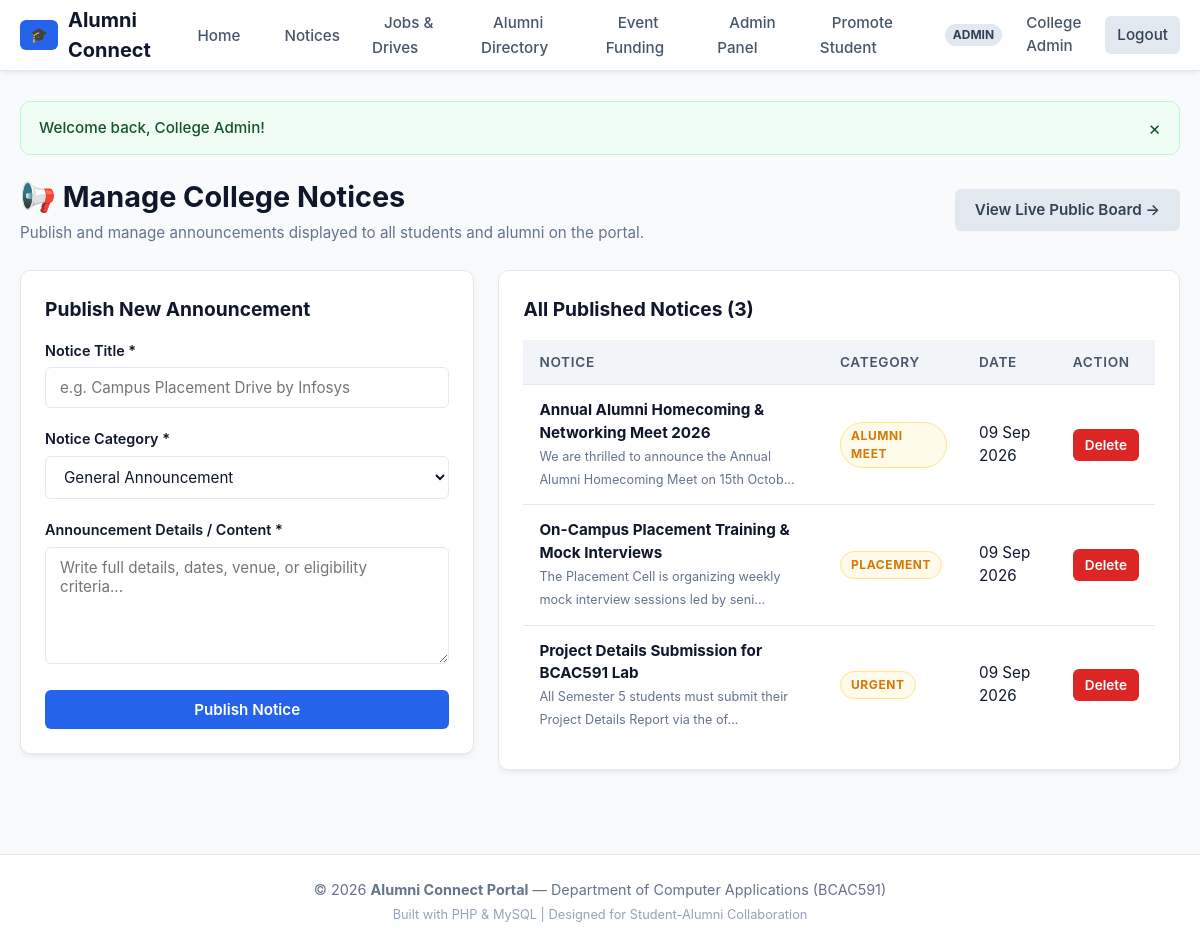
The page /admin/notices.php (signed in) on the database its author committed.
### tables this page shows
CREATE TABLE `notices` (
    `id` INT AUTO_INCREMENT PRIMARY KEY,
    `admin_id` INT NOT NULL,
    `title` VARCHAR(200) NOT NULL,
    `category` ENUM('General', 'Placement', 'Alumni Meet', 'Urgent') DEFAULT 'General',
    `content` TEXT NOT NULL,
    `created_at` TIMESTAMP DEFAULT CURRENT_TIMESTAMP,
    CONSTRAINT `fk_notices_admin` FOREIGN KEY (`admin_id`) REFERENCES `users` (`id`) ON DELETE CASCADE
);

### admin/notices.php (the view, shortened to what this page needs)
<?php
require_once __DIR__ . '/../config/db.php';
$notices = $pdo->query("SELECT n.*, u.name as admin_name FROM notices n JOIN users u ON n.admin_id = u.id ORDER BY n.created_at DESC")->fetchAll();
require_once __DIR__ . '/../includes/header.php';
?>
<div class="page-header">
    <div>
        <h1>📢 Manage College Notices</h1>
        <p>Publish and manage announcements displayed to all students and alumni on the portal.</p>
    </div>
    <div>
        <a href="<?= base_url('notices.php') ?>" class="btn btn-secondary" target="_blank">View Live Public Board &rarr;</a>
    </div>
</div>
<div style="display: grid; grid-template-columns: 1fr 1.5fr; gap: 24px; align-items: start;">
    <div class="card">
        <h2 class="card-title">Publish New Announcement</h2>
        <form method="POST" action="">
            <div class="form-group">
                <label class="form-label" for="title">Notice Title *</label>
                <input type="text" id="title" name="title" class="form-control" placeholder="e.g. Campus Placement Drive by Infosys" required>
            </div>
            <div class="form-group">
                <label class="form-label" for="category">Notice Category *</label>
                <select id="category" name="category" class="form-control" required>
                    <option value="General">General Announcement</option>
                </select>
            </div>
            <div class="form-group">
                <label class="form-label" for="content">Announcement Details / Content *</label>
                <textarea id="content" name="content" class="form-control" rows="5" placeholder="Write full details, dates, venue, or eligibility criteria..." required></textarea>
            </div>
            <button type="submit" class="btn btn-primary btn-block">Publish Notice</button>
        </form>
    </div>
    <div class="card">
        <h2 class="card-title">All Published Notices (<?= count($notices) ?>)</h2>
        <?php if (empty($notices)): ?>
            <p style="color: var(--text-muted);">No notices published yet.</p>
        <?php else: ?>
            <div class="table-responsive">
                <table class="table">
                    <thead>
                        <tr>
                            <th>Notice</th>
                            <th>Category</th>
                            <th>Date</th>
                            <th>Action</th>
                        </tr>
                    </thead>
                    <tbody>
                        <?php foreach ($notices as $n): ?>
                            <tr>
                                <td>
                                    <strong><?= e($n['title']) ?></strong><br>
                                    <small style="color: var(--text-muted);"><?= e(substr($n['content'], 0, 75)) ?>...</small>
                                </td>
                                <td>
                                    <span class="badge badge-pending"><?= e($n['category']) ?></span>
                                </td>
                                <td><?= format_date($n['created_at']) ?></td>
                                <td>
                                    <a href="<?= base_url('admin/notices.php?delete=' . $n['id']) ?>" class="btn btn-sm btn-danger" onclick="return confirm('Are you sure you want to delete this notice?');">Delete</a>
                                </td>
                            </tr>
                        <?php endforeach; ?>
                    </tbody>
                </table>
            </div>
        <?php endif; ?>
    </div>
</div>
<?php require_once __DIR__ . '/../includes/footer.php'; ?>

### assets/css/style.css (style rules this page uses)
:root { --primary: #2563eb; --primary-hover: #1d4ed8; --primary-light: #eff6ff; --secondary: #475569; --success: #16a34a; --success-light: #f0fdf4; --warning: #d97706; --warning-light: #fffbeb; --danger: #dc2626; --danger-light: #fef2f2; --bg: #f8fafc; --card-bg: #ffffff; --border: #e2e8f0; --text: #0f172a; --text-muted: #64748b; --radius: 10px; --shadow: 0 4px 6px -1px rgba(0, 0, 0, 0.05), 0 2px 4px -2px rgba(0, 0, 0, 0.05); --shadow-md: 0 10px 15px -3px rgba(0, 0, 0, 0.08), 0 4px 6px -4px rgba(0, 0, 0, 0.04); }
* { margin: 0; padding: 0; box-sizing: border-box; font-family: -apple-system, BlinkMacSystemFont, 'Segoe UI', Roboto, 'Helvetica Neue', Arial, sans-serif; }
body { background-color: var(--bg); color: var(--text); min-height: 100vh; display: flex; flex-direction: column; line-height: 1.5; }
a { color: var(--primary); text-decoration: none; transition: color 0.2s; }
.page-header { display: flex; justify-content: space-between; align-items: center; margin-bottom: 25px; flex-wrap: wrap; gap: 15px; }
.page-header h1 { font-size: 1.8rem; font-weight: 700; color: var(--text); }
.page-header p { color: var(--text-muted); font-size: 0.95rem; margin-top: 4px; }
.card { background: var(--card-bg); border: 1px solid var(--border); border-radius: var(--radius); padding: 24px; box-shadow: var(--shadow); margin-bottom: 24px; }
.card-title { font-size: 1.2rem; font-weight: 700; margin-bottom: 16px; color: var(--text); }
.btn { display: inline-flex; align-items: center; justify-content: center; gap: 8px; padding: 10px 20px; border-radius: 6px; font-size: 0.95rem; font-weight: 600; border: none; cursor: pointer; transition: all 0.2s; text-decoration: none; }
.btn-primary { background: var(--primary); color: white !important; }
.btn-secondary { background: #e2e8f0; color: #334155 !important; }
.btn-danger { background: var(--danger); color: white !important; }
.btn-sm { padding: 6px 12px; font-size: 0.85rem; }
.btn-block { width: 100%; }
.form-group { margin-bottom: 20px; }
.form-label { display: block; margin-bottom: 6px; font-weight: 600; font-size: 0.9rem; color: var(--text); }
.form-control { width: 100%; padding: 10px 14px; border: 1px solid var(--border); border-radius: 6px; font-size: 0.95rem; color: var(--text); background: #ffffff; transition: border-color 0.2s, box-shadow 0.2s; }
textarea.form-control { resize: vertical; min-height: 100px; }
.table-responsive { overflow-x: auto; }
.table { width: 100%; border-collapse: collapse; text-align: left; background: white; }
.table th { background: #f1f5f9; padding: 12px 16px; font-weight: 600; font-size: 0.85rem; color: var(--secondary); text-transform: uppercase; letter-spacing: 0.05em; border-bottom: 1px solid var(--border); }
.table td { padding: 14px 16px; border-bottom: 1px solid var(--border); font-size: 0.95rem; vertical-align: middle; }
.table tr:last-child td { border-bottom: none; }
.badge { display: inline-block; padding: 4px 10px; border-radius: 999px; font-size: 0.75rem; font-weight: 700; text-transform: uppercase; letter-spacing: 0.05em; }
.badge-pending { background: var(--warning-light); color: var(--warning); border: 1px solid #fde68a; }

### rows shown on the page
notices: title "Annual Alumni Homecoming & Networking Meet 2026", content "We are thrilled to announce the Annual Alumni Homecoming Meet on 15th Octob", category "ALUMNI MEET", created_at "09 Sep 2026"
notices: title "On-Campus Placement Training & Mock Interviews", content "The Placement Cell is organizing weekly mock interview sessions led by seni", category "PLACEMENT", created_at "09 Sep 2026"
notices: title "Project Details Submission for BCAC591 Lab", content "All Semester 5 students must submit their Project Details Report via the of", category "URGENT", created_at "09 Sep 2026"

### other values the page prints
$user['role'] "ADMIN"
$user['name'] "College Admin"
$message "Welcome back, College Admin!"
count($notices) "3"
